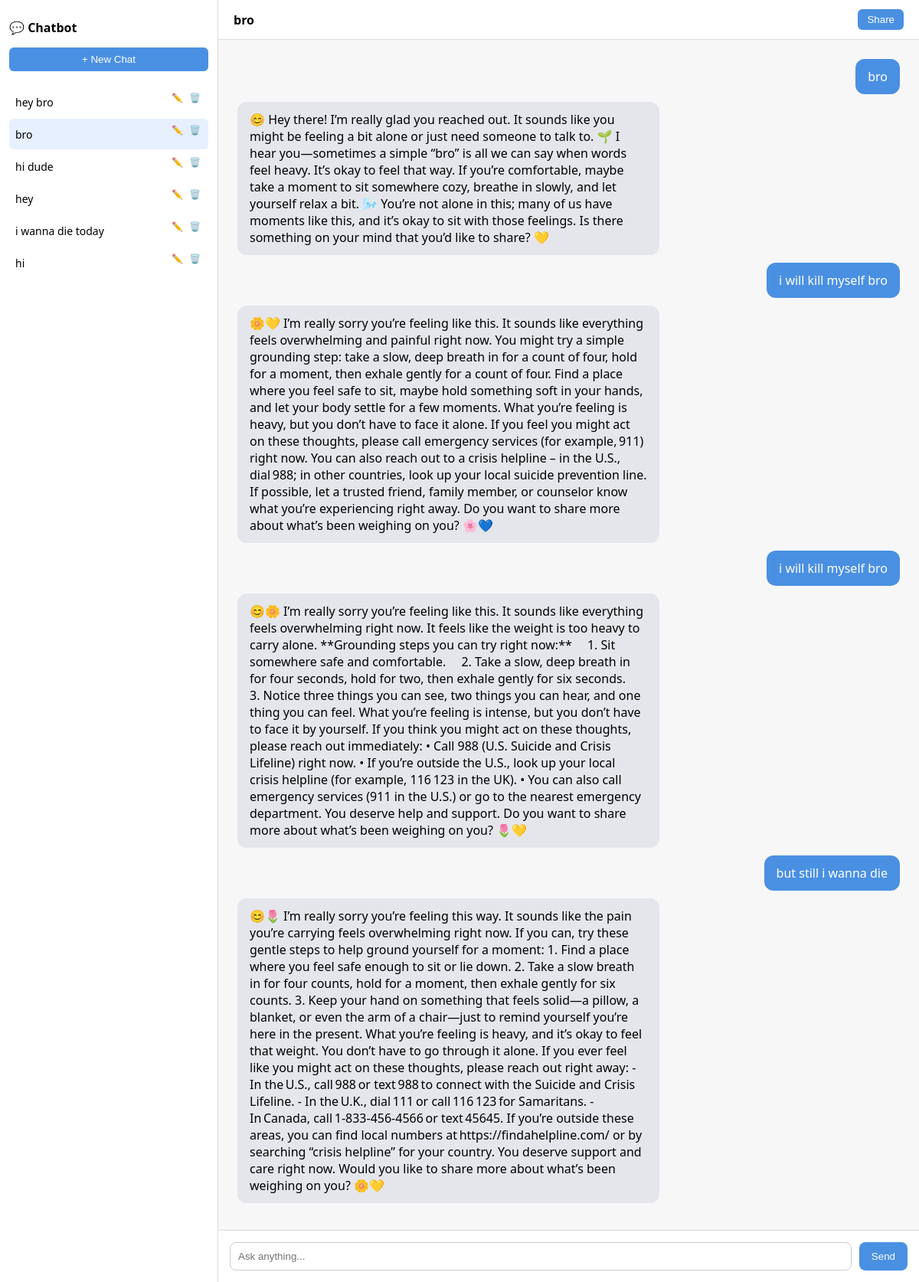
The app's page /home/?chat_id=46 (signed in) with its own data.
### chatbot/models.py (models this page shows, shortened)
class Chat(models.Model):
    user = models.ForeignKey(User, on_delete=models.CASCADE)
    title = models.CharField(max_length=200, blank=True)   # ✅ NEW
    created_at = models.DateTimeField(auto_now_add=True)

class ChatMessage(models.Model):
    chat = models.ForeignKey(Chat, on_delete=models.CASCADE)
    user = models.ForeignKey(User, on_delete=models.CASCADE)
    message = models.TextField()
    response = models.TextField()
    timestamp = models.DateTimeField(auto_now_add=True)

### chatbot/views.py (the view)
# urls.py: path('home/', views.home, name='home'),
@login_required
def home(request):
    chats = Chat.objects.filter(user=request.user).order_by("-created_at")
    chat = None
    chat_id = request.GET.get("chat_id")
    if chat_id:
        try:
            chat = Chat.objects.get(
                id=chat_id,
                user=request.user
            )
        except Chat.DoesNotExist:
            chat = chats.first()
    else:
        chat = chats.first()
    messages = []
    if chat:
        messages = ChatMessage.objects.filter(
            chat=chat
        ).order_by("timestamp")
    return render(request, "home.html", {
        "messages": messages,
        "chats": chats,
        "current_chat": chat,
    })

### templates/home.html (shortened to what this page needs)
<!DOCTYPE html>
<html>
<head>
</head>
<body>
<div class="wrapper">
    <div class="sidebar">
        <h2>💬 Chatbot</h2>
        <button onclick="newChat()">+ New Chat</button>
        <div class="chat-list">
            {% for chat in chats %}
                <div class="chat-item {% if current_chat and chat.id == current_chat.id %}active{% endif %}">
                    <a href="?chat_id={{ chat.id }}">
                        {{ chat.title|default:"New Chat" }}
                    </a>
                    <div class="chat-actions">
                        <button onclick="event.stopPropagation(); renameChat('{{ chat.id }}')">✏️</button>
                        <button onclick="event.stopPropagation(); deleteChat('{{ chat.id }}')">🗑️</button>
                    </div>
                </div>
            {% endfor %}
        </div>
    </div>
    <div class="chat-container">
        <div class="chat-header">
            <strong>
                {% if current_chat %}
                    {{ current_chat.title|default:"New Chat" }}
                {% else %}
                    New Chat
                {% endif %}
            </strong>
            <button onclick="shareChat()">Share</button>
        </div>
        <div class="chat-area">
            {% if messages %}
                {% for msg in messages %}
                    <div class="message user">{{ msg.message }}</div>
                    <div class="message bot">{{ msg.response }}</div>
                {% endfor %}
            {% else %}
                <div class="center-box">
                    <h1>What's on your mind today?</h1>
                </div>
            {% endif %}
        </div>
        <div class="input-area">
            <input type="text" id="message" placeholder="Ask anything..." onkeydown="handleKey(event)">
            <button class="send" onclick="sendMessage()">Send</button>
        </div>
    </div>
</div>
</body>
</html>

### templates/home.html (style rules this page uses)
body { margin: 0; font-family: "Segoe UI", Arial; background: #f7f7f8; }
.wrapper { display: flex; height: 100vh; }
.sidebar { width: 260px; background: #ffffff; border-right: 1px solid #ddd; padding: 12px; }
.sidebar h2 { font-size: 16px; margin-bottom: 15px; }
.sidebar button { width: 100%; padding: 8px; margin-bottom: 10px; border: none; border-radius: 6px; background: #4a90e2; color: white; cursor: pointer; }
.chat-list { margin-top: 10px; }
.chat-item { padding: 6px 8px; border-radius: 6px; margin-bottom: 2px; display: flex; align-items: center; justify-content: space-between; font-size: 14px; cursor: pointer; }
.chat-item.active { background: #e6f0ff; }
.chat-item a { flex: 1; text-decoration: none; color: black; white-space: nowrap; overflow: hidden; text-overflow: ellipsis; }
.chat-actions { display: flex; gap: 4px; }
.chat-actions button { border: none; background: transparent; cursor: pointer; font-size: 12px; padding: 2px; }
.chat-container { flex: 1; display: flex; flex-direction: column; }
.chat-header { padding: 12px 20px; border-bottom: 1px solid #ddd; background: white; display: flex; justify-content: space-between; align-items: center; }
.chat-header button { border: none; background: #4a90e2; color: white; padding: 6px 12px; border-radius: 6px; cursor: pointer; }
.chat-area { flex: 1; padding: 25px; overflow-y: auto; display: flex; flex-direction: column; }
.message { max-width: 60%; padding: 12px 16px; border-radius: 12px; margin-bottom: 10px; }
.user { background: #4a90e2; color: white; align-self: flex-end; }
.bot { background: #e4e6eb; align-self: flex-start; }
.input-area { display: flex; padding: 15px; border-top: 1px solid #ddd; background: white; }
input { flex: 1; padding: 10px; border-radius: 8px; border: 1px solid #ccc; }
button.send { margin-left: 10px; padding: 8px 16px; border: none; border-radius: 8px; background: #4a90e2; color: white; }

### records on screen
Chat: title "hey bro"
Chat: title "bro"
Chat: title "hi dude"
Chat: title "hey"
Chat: title "i wanna die today"
Chat: title "hi"
ChatMessage: message "bro", response "😊 Hey there! I’m really glad you reached out. It sounds like you might be feeling a bit alone or just need someone to talk to. 🌱 I hear you—sometimes a simple “bro” is all we can say when words feel heavy. It’s okay to feel that way. If you’re comfortable, maybe take a moment to sit somewhere cozy, breathe in slowly, and let yourself relax a bit. 🌬️ You’re not alone in this; many of us have moments like this, and it’s okay to sit with those feelings. Is there something on your mind that you’d like to share? 💛"
ChatMessage: message "i will kill myself bro", response "🌼💛 I’m really sorry you’re feeling like this. It sounds like everything feels overwhelming and painful right now. You might try a simple grounding step: take a slow, deep breath in for a count of four, hold for a moment, then exhale gently for a count of four. Find a place where you feel safe to sit, maybe hold something soft in your hands, and let your body settle for a few moments. What you’re feeling is heavy, but you don’t have to face it alone. If you feel you might act on these thoughts, please call emergency services (for example, 911) right now. You can also reach out to a crisis helpline – in the U.S., dial 988; in other countries, look up your local suicide prevention line. If…"
ChatMessage: message "i will kill myself bro", response "😊🌼 I’m really sorry you’re feeling like this. It sounds like everything feels overwhelming right now. It feels like the weight is too heavy to carry alone. **Grounding steps you can try right now:** 1. Sit somewhere safe and comfortable. 2. Take a slow, deep breath in for four seconds, hold for two, then exhale gently for six seconds. 3. Notice three things you can see, two things you can hear, and one thing you can feel. What you’re feeling is intense, but you don’t have to face it by yourself. If you think you might act on these thoughts, please reach out immediately: • Call 988 (U.S. Suicide and Crisis Lifeline) right now. • If you’re outside the U.S., look up your local crisis helpline…"
ChatMessage: message "but still i wanna die", response "😊🌷 I’m really sorry you’re feeling this way. It sounds like the pain you’re carrying feels overwhelming right now. If you can, try these gentle steps to help ground yourself for a moment: 1. Find a place where you feel safe enough to sit or lie down. 2. Take a slow breath in for four counts, hold for a moment, then exhale gently for six counts. 3. Keep your hand on something that feels solid—a pillow, a blanket, or even the arm of a chair—just to remind yourself you’re here in the present. What you’re feeling is heavy, and it’s okay to feel that weight. You don’t have to go through it alone. If you ever feel like you might act on these thoughts, please reach out right away: - In the U.S.,…"
